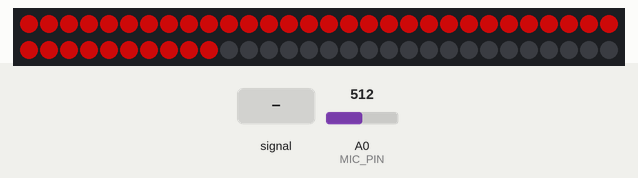
Simulated run of this sketch. Board: Arduino Uno, built with avr-gcc and run on an emulated ATmega328P. On the bench: 60 RGB LEDs in strip order, left to right, continuing on the next row. Inputs (shaded band) come from the test bench; at power-on: A0 (MIC_PIN) = 512. Dim RGB values are drawn brighter than linear.

Above: at 0.38 s.
At 1.2 s:
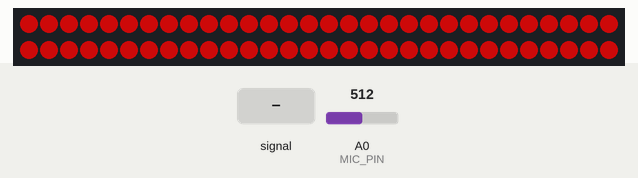
1.3 s: A0 (MIC_PIN) fed a 200 Hz sine of ±81 counts around its level
2.8 s: A0 (MIC_PIN) set to 716
4.6 s: A0 (MIC_PIN) set to 306
6.4 s: A0 (MIC_PIN) fed a 1000 Hz sine of ±255 counts around its level
At 7.51 s:
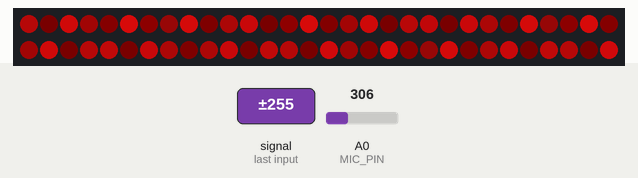
7.9 s: A0 (MIC_PIN) set to 190
Timing chart, 0 to 10.7 s (numbered marks = the images above; inputs shaded):
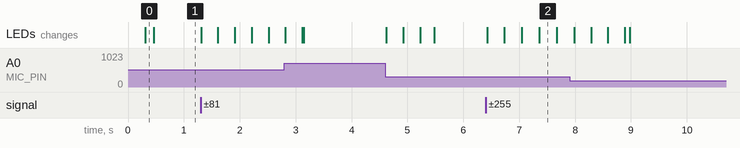

The sketch:

Addressable_LEDS.ino
```cpp
// Much help from a myriad of tutorials online:
// - SparkFun, FastLED Documentation(https://github.com/FastLED/FastLED/wiki/Basic-usage), @RupakPoddar on Github and Youtube,
// various Arduino forums, and Justin Gitlin (@cacheflowe). Thanks all! /J

#include <FastLED.h>
#define NUMLEDS 60
#define DATA_PIN 7                // Connect W2818 control wire to this pin
#define MIC_PIN A0           // Connect sound detector to this pin

#define SENSITIVITY 600           // 0 to 1023
#define MAX_BRIGHT 200        // Ranges from 0 to 255
#define SATURATION 200            // 0 to 255
#define MINVAL 10
#define HUE_INITIAL 255
#define HUE_CHANGE 3. //Set this to determine the spread in color for linearcrawl

CRGB leds[NUMLEDS]; // set CRGB

byte brightness[NUMLEDS];
byte hue[NUMLEDS];
int analogVal;
int DELAY;

void setup() {
  Serial.begin(9600); //Start serioal connection
  pinMode(MIC_PIN, INPUT);
  FastLED.addLeds<NEOPIXEL, DATA_PIN>(leds, NUMLEDS);

  //Update the LED strip
  FastLED.show();

}

// Part that continually loops
void loop() {
  analogVal = analogRead(MIC_PIN);

//checking for analog data and assigning if higher than sensitivity setting above, user can set the sensitivity above
  if(analogVal > SENSITIVITY){
  analogVal = SENSITIVITY;
  }

  if(analogVal < MINVAL){
  analogVal = 0;
  }


// Function to call - uncomment the one you're like to push to the Arduino
  //  BrightnessReactive();
    LinearCrawl();
  // CenterBeatDetection();
   // EdgeProgress();
  FastLED.show();


}

void CenterBeatDetection(){
  byte val = map(analogVal, 0, SENSITIVITY, 0, NUMLEDS/2);
  byte hue = HUE_INITIAL;
  for(int i = 0; i <= val; i++){
    leds[(NUMLEDS/2)+i] = CHSV(hue += HUE_CHANGE, SATURATION, MAX_BRIGHT);
    leds[(NUMLEDS/2)-i] = CHSV(hue += HUE_CHANGE, SATURATION, MAX_BRIGHT);
  }
    for(int i = val+1; i <= (NUMLEDS/2); i++){
    leds[(NUMLEDS/2)+i].nscale8(2);
    leds[(NUMLEDS/2)-i].nscale8(2);
  }
}

void BrightnessReactive(){
  byte val = map(analogVal, 0, SENSITIVITY+1, 0, MAX_BRIGHT);
  byte hue = HUE_INITIAL;
  for(int i = 0; i < NUMLEDS; i++){
    leds[i] = CHSV(hue += HUE_CHANGE, SATURATION, val);
  }
}

void LinearCrawl(){
  byte val = map(analogVal, 0, SENSITIVITY+1, 0, MAX_BRIGHT);
  DELAY = map(analogVal, 0, SENSITIVITY+1, 20, 1);

  for(int i = 0; i < NUMLEDS; i++){
    brightness[NUMLEDS-i] = brightness[NUMLEDS-1-i];
  }

  for(int i = 0; i < NUMLEDS; i++){
    hue[NUMLEDS-i] = hue[NUMLEDS-i-1];
  }

  brightness[0] = val;
  byte hue = HUE_INITIAL;
  for(int i = 0; i < NUMLEDS; i++){
    leds[i] = CHSV(hue += HUE_CHANGE, SATURATION, brightness[i]);
  }
  delay(DELAY);
}

void EdgeProgress(){
  byte val = map(analogVal, 0, SENSITIVITY, 0, NUMLEDS/2);
  byte hue = HUE_INITIAL;
  for(int i = 0; i <= val; i++){
    leds[i] = CHSV(hue += HUE_CHANGE, SATURATION, MAX_BRIGHT);
    leds[NUMLEDS-i] = CHSV(hue += HUE_CHANGE, SATURATION, MAX_BRIGHT);
  }

  for(int i=val+1; i<=(NUMLEDS/2); i++){
    leds[i].nscale8(10);
    leds[NUMLEDS-i].nscale8(10);
  }
}
```

Measured:
- after the input at 6.4 s, the LEDs: first change at once (image 2 shows a later state)
